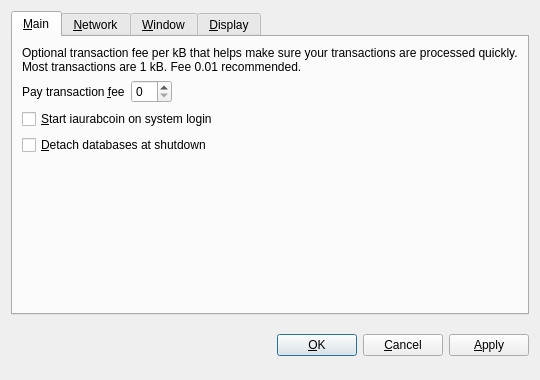
<?xml version="1.0" encoding="UTF-8"?>
<ui version="4.0">
 <class>OptionsDialog</class>
 <widget class="QDialog" name="OptionsDialog">
  <property name="geometry">
   <rect>
    <x>0</x>
    <y>0</y>
    <width>540</width>
    <height>380</height>
   </rect>
  </property>
  <property name="windowTitle">
   <string>Options</string>
  </property>
  <property name="modal">
   <bool>true</bool>
  </property>
  <layout class="QVBoxLayout" name="verticalLayout">
   <item>
    <widget class="QTabWidget" name="tabWidget">
     <property name="tabPosition">
      <enum>QTabWidget::North</enum>
     </property>
     <property name="currentIndex">
      <number>0</number>
     </property>
     <widget class="QWidget" name="tabMain">
      <attribute name="title">
       <string>&amp;Main</string>
      </attribute>
      <layout class="QVBoxLayout" name="verticalLayout_Main">
       <item>
        <widget class="QLabel" name="transactionFeeInfoLabel">
         <property name="text">
          <string>Optional transaction fee per kB that helps make sure your transactions are processed quickly. Most transactions are 1 kB. Fee 0.01 recommended.</string>
         </property>
         <property name="textFormat">
          <enum>Qt::PlainText</enum>
         </property>
         <property name="wordWrap">
          <bool>true</bool>
         </property>
        </widget>
       </item>
       <item>
        <layout class="QHBoxLayout" name="horizontalLayout_Main">
         <item>
          <widget class="QLabel" name="transactionFeeLabel">
           <property name="text">
            <string>Pay transaction &amp;fee</string>
           </property>
           <property name="textFormat">
            <enum>Qt::PlainText</enum>
           </property>
           <property name="buddy">
            <cstring>transactionFee</cstring>
           </property>
          </widget>
         </item>
         <item>
          <widget class="BitcoinAmountField" name="transactionFee"/>
         </item>
         <item>
          <spacer name="horizontalSpacer_Main">
           <property name="orientation">
            <enum>Qt::Horizontal</enum>
           </property>
           <property name="sizeHint" stdset="0">
            <size>
             <width>40</width>
             <height>20</height>
            </size>
           </property>
          </spacer>
         </item>
        </layout>
       </item>
       <item>
        <widget class="QCheckBox" name="bitcoinAtStartup">
         <property name="toolTip">
          <string>Automatically start iaurabcoin after logging in to the system.</string>
         </property>
         <property name="text">
          <string>&amp;Start iaurabcoin on system login</string>
         </property>
        </widget>
       </item>
       <item>
        <widget class="QCheckBox" name="detachDatabases">
         <property name="toolTip">
          <string>Detach block and address databases at shutdown. This means they can be moved to another data directory, but it slows down shutdown. The wallet is always detached.</string>
         </property>
         <property name="text">
          <string>&amp;Detach databases at shutdown</string>
         </property>
        </widget>
       </item>
       <item>
        <spacer name="verticalSpacer_Main">
         <property name="orientation">
          <enum>Qt::Vertical</enum>
         </property>
         <property name="sizeHint" stdset="0">
          <size>
           <width>20</width>
           <height>40</height>
          </size>
         </property>
        </spacer>
       </item>
      </layout>
     </widget>
     <widget class="QWidget" name="tabNetwork">
      <attribute name="title">
       <string>&amp;Network</string>
      </attribute>
      <layout class="QVBoxLayout" name="verticalLayout_Network">
       <item>
        <widget class="QCheckBox" name="mapPortUpnp">
         <property name="toolTip">
          <string>Automatically open the iaurabcoin client port on the router. This only works when your router supports UPnP and it is enabled.</string>
         </property>
         <property name="text">
          <string>Map port using &amp;UPnP</string>
         </property>
        </widget>
       </item>
       <item>
        <widget class="QCheckBox" name="connectSocks">
         <property name="toolTip">
          <string>Connect to the iaurabcoin network through a SOCKS proxy (e.g. when connecting through Tor).</string>
         </property>
         <property name="text">
          <string>&amp;Connect through SOCKS proxy:</string>
         </property>
        </widget>
       </item>
       <item>
        <layout class="QHBoxLayout" name="horizontalLayout_Network">
         <item>
          <widget class="QLabel" name="proxyIpLabel">
           <property name="text">
            <string>Proxy &amp;IP:</string>
           </property>
           <property name="textFormat">
            <enum>Qt::PlainText</enum>
           </property>
           <property name="buddy">
            <cstring>proxyIp</cstring>
           </property>
          </widget>
         </item>
         <item>
          <widget class="QValidatedLineEdit" name="proxyIp">
           <property name="maximumSize">
            <size>
             <width>140</width>
             <height>16777215</height>
            </size>
           </property>
           <property name="toolTip">
            <string>IP address of the proxy (e.g. 127.0.0.1)</string>
           </property>
          </widget>
         </item>
         <item>
          <widget class="QLabel" name="proxyPortLabel">
           <property name="text">
            <string>&amp;Port:</string>
           </property>
           <property name="textFormat">
            <enum>Qt::PlainText</enum>
           </property>
           <property name="buddy">
            <cstring>proxyPort</cstring>
           </property>
          </widget>
         </item>
         <item>
          <widget class="QLineEdit" name="proxyPort">
           <property name="maximumSize">
            <size>
             <width>55</width>
             <height>16777215</height>
            </size>
           </property>
           <property name="toolTip">
            <string>Port of the proxy (e.g. 9050)</string>
           </property>
          </widget>
         </item>
         <item>
          <widget class="QLabel" name="socksVersionLabel">
           <property name="text">
            <string>SOCKS &amp;Version:</string>
           </property>
           <property name="textFormat">
            <enum>Qt::PlainText</enum>
           </property>
           <property name="buddy">
            <cstring>socksVersion</cstring>
           </property>
          </widget>
         </item>
         <item>
          <widget class="QValueComboBox" name="socksVersion">
           <property name="toolTip">
            <string>SOCKS version of the proxy (e.g. 5)</string>
           </property>
          </widget>
         </item>
         <item>
          <spacer name="horizontalSpacer_Network">
           <property name="orientation">
            <enum>Qt::Horizontal</enum>
           </property>
           <property name="sizeHint" stdset="0">
            <size>
             <width>40</width>
             <height>20</height>
            </size>
           </property>
          </spacer>
         </item>
        </layout>
       </item>
       <item>
        <spacer name="verticalSpacer_Network">
         <property name="orientation">
          <enum>Qt::Vertical</enum>
         </property>
         <property name="sizeHint" stdset="0">
          <size>
           <width>20</width>
           <height>40</height>
          </size>
         </property>
        </spacer>
       </item>
      </layout>
     </widget>
     <widget class="QWidget" name="tabWindow">
      <attribute name="title">
       <string>&amp;Window</string>
      </attribute>
      <layout class="QVBoxLayout" name="verticalLayout_Window">
       <item>
        <widget class="QCheckBox" name="minimizeToTray">
         <property name="toolTip">
          <string>Show only a tray icon after minimizing the window.</string>
         </property>
         <property name="text">
          <string>&amp;Minimize to the tray instead of the taskbar</string>
         </property>
        </widget>
       </item>
       <item>
        <widget class="QCheckBox" name="minimizeOnClose">
         <property name="toolTip">
          <string>Minimize instead of exit the application when the window is closed. When this option is enabled, the application will be closed only after selecting Quit in the menu.</string>
         </property>
         <property name="text">
          <string>M&amp;inimize on close</string>
         </property>
        </widget>
       </item>
       <item>
        <spacer name="verticalSpacer_Window">
         <property name="orientation">
          <enum>Qt::Vertical</enum>
         </property>
         <property name="sizeHint" stdset="0">
          <size>
           <width>20</width>
           <height>40</height>
          </size>
         </property>
        </spacer>
       </item>
      </layout>
     </widget>
     <widget class="QWidget" name="tabDisplay">
      <attribute name="title">
       <string>&amp;Display</string>
      </attribute>
      <layout class="QVBoxLayout" name="verticalLayout_Display">
       <item>
        <layout class="QHBoxLayout" name="horizontalLayout_1_Display">
         <item>
          <widget class="QLabel" name="langLabel">
           <property name="text">
            <string>User Interface &amp;language:</string>
           </property>
           <property name="textFormat">
            <enum>Qt::PlainText</enum>
           </property>
           <property name="buddy">
            <cstring>lang</cstring>
           </property>
          </widget>
         </item>
         <item>
          <widget class="QValueComboBox" name="lang">
           <property name="toolTip">
            <string>The user interface language can be set here. This setting will take effect after restarting iaurabcoin.</string>
           </property>
          </widget>
         </item>
        </layout>
       </item>
       <item>
        <layout class="QHBoxLayout" name="horizontalLayout_2_Display">
         <item>
          <widget class="QLabel" name="unitLabel">
           <property name="text">
            <string>&amp;Unit to show amounts in:</string>
           </property>
           <property name="textFormat">
            <enum>Qt::PlainText</enum>
           </property>
           <property name="buddy">
            <cstring>unit</cstring>
           </property>
          </widget>
         </item>
         <item>
          <widget class="QValueComboBox" name="unit">
           <property name="toolTip">
            <string>Choose the default subdivision unit to show in the interface and when sending coins.</string>
           </property>
          </widget>
         </item>
        </layout>
       </item>
       <item>
        <widget class="QCheckBox" name="displayAddresses">
         <property name="toolTip">
          <string>Whether to show iaurabcoin addresses in the transaction list or not.</string>
         </property>
         <property name="text">
          <string>&amp;Display addresses in transaction list</string>
         </property>
        </widget>
       </item>
       <item>
        <widget class="QCheckBox" name="coinControlFeatures">
         <property name="toolTip">
          <string>Whether to show coin control features or not.</string>
         </property>
         <property name="text">
          <string>Display coin &amp;control features (experts only!)</string>
         </property>
        </widget>
       </item>
       <item>
        <spacer name="verticalSpacer_Display">
         <property name="orientation">
          <enum>Qt::Vertical</enum>
         </property>
         <property name="sizeHint" stdset="0">
          <size>
           <width>20</width>
           <height>40</height>
          </size>
         </property>
        </spacer>
       </item>
      </layout>
     </widget>
    </widget>
   </item>
   <item>
    <layout class="QHBoxLayout" name="horizontalLayout_Buttons">
     <item>
      <spacer name="horizontalSpacer_1">
       <property name="orientation">
        <enum>Qt::Horizontal</enum>
       </property>
       <property name="sizeHint" stdset="0">
        <size>
         <width>40</width>
         <height>48</height>
        </size>
       </property>
      </spacer>
     </item>
     <item>
      <widget class="QLabel" name="statusLabel">
       <property name="font">
        <font>
         <weight>75</weight>
         <bold>true</bold>
        </font>
       </property>
       <property name="text">
        <string/>
       </property>
       <property name="textFormat">
        <enum>Qt::PlainText</enum>
       </property>
       <property name="wordWrap">
        <bool>true</bool>
       </property>
      </widget>
     </item>
     <item>
      <spacer name="horizontalSpacer_2">
       <property name="orientation">
        <enum>Qt::Horizontal</enum>
       </property>
       <property name="sizeHint" stdset="0">
        <size>
         <width>40</width>
         <height>48</height>
        </size>
       </property>
      </spacer>
     </item>
     <item>
      <widget class="QPushButton" name="okButton">
       <property name="text">
        <string>&amp;OK</string>
       </property>
      </widget>
     </item>
     <item>
      <widget class="QPushButton" name="cancelButton">
       <property name="text">
        <string>&amp;Cancel</string>
       </property>
       <property name="autoDefault">
        <bool>false</bool>
       </property>
      </widget>
     </item>
     <item>
      <widget class="QPushButton" name="applyButton">
       <property name="text">
        <string>&amp;Apply</string>
       </property>
       <property name="autoDefault">
        <bool>false</bool>
       </property>
      </widget>
     </item>
    </layout>
   </item>
  </layout>
 </widget>
 <customwidgets>
  <customwidget>
   <class>BitcoinAmountField</class>
   <extends>QSpinBox</extends>
   <header>bitcoinamountfield.h</header>
  </customwidget>
  <customwidget>
   <class>QValueComboBox</class>
   <extends>QComboBox</extends>
   <header>qvaluecombobox.h</header>
  </customwidget>
  <customwidget>
   <class>QValidatedLineEdit</class>
   <extends>QLineEdit</extends>
   <header>qvalidatedlineedit.h</header>
  </customwidget>
 </customwidgets>
 <resources/>
 <connections/>
</ui>
